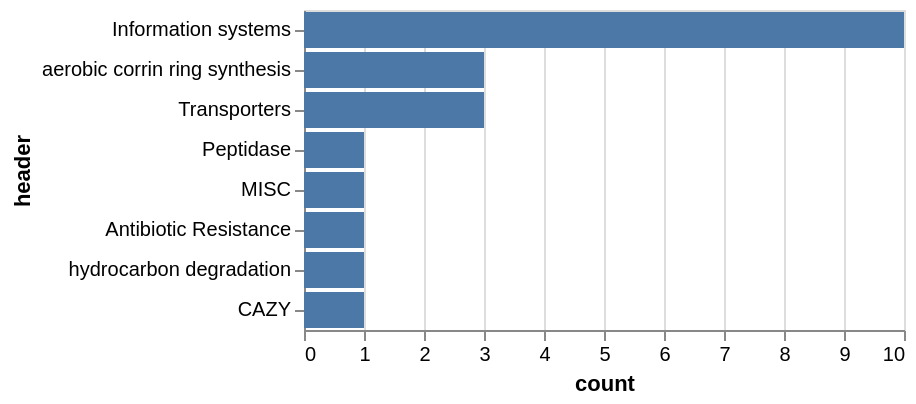

The cell this chart's notebook holds for it:
### Code cell
braganca_count = braganca_count.reset_index()
braganca_count = braganca_count.sort_values(by='count',ascending=False)
braganca_count.to_csv('/MP_Data/Dados_David/viral_analysis/post_processing/article_scripts/data_analysis/03_annotation/processed_tables/braganca_amg_cat.tsv',sep='\t')


bra_chart = alt.Chart(braganca_count).mark_bar().encode(
    alt.X('count:Q'),
    alt.Y('header:N', sort='-x'),
)
bra_chart

### Figure 1 — Vega-Lite specification as saved in the notebook (floating-point values rounded to 4 significant figures)
{"config": {"view": {"continuousWidth": 300, "continuousHeight": 300}}, "data": {"name": "data-22a48b2621a265b5d7a7f83e9cd8fba3"}, "mark": {"type": "bar"}, "encoding": {"x": {"field": "count", "type": "quantitative"}, "y": {"field": "header", "sort": "-x", "type": "nominal"}}, "$schema": "https://vega.github.io/schema/vega-lite/v6.1.0.json", "datasets": {"data-22a48b2621a265b5d7a7f83e9cd8fba3": [{"header": "Information systems", "count": 10}, {"header": "aerobic corrin ring synthesis", "count": 3}, {"header": "Transporters", "count": 3}, {"header": "Peptidase", "count": 1}, {"header": "MISC", "count": 1}, {"header": "Antibiotic Resistance", "count": 1}, {"header": "hydrocarbon degradation", "count": 1}, {"header": "CAZY", "count": 1}]}}
